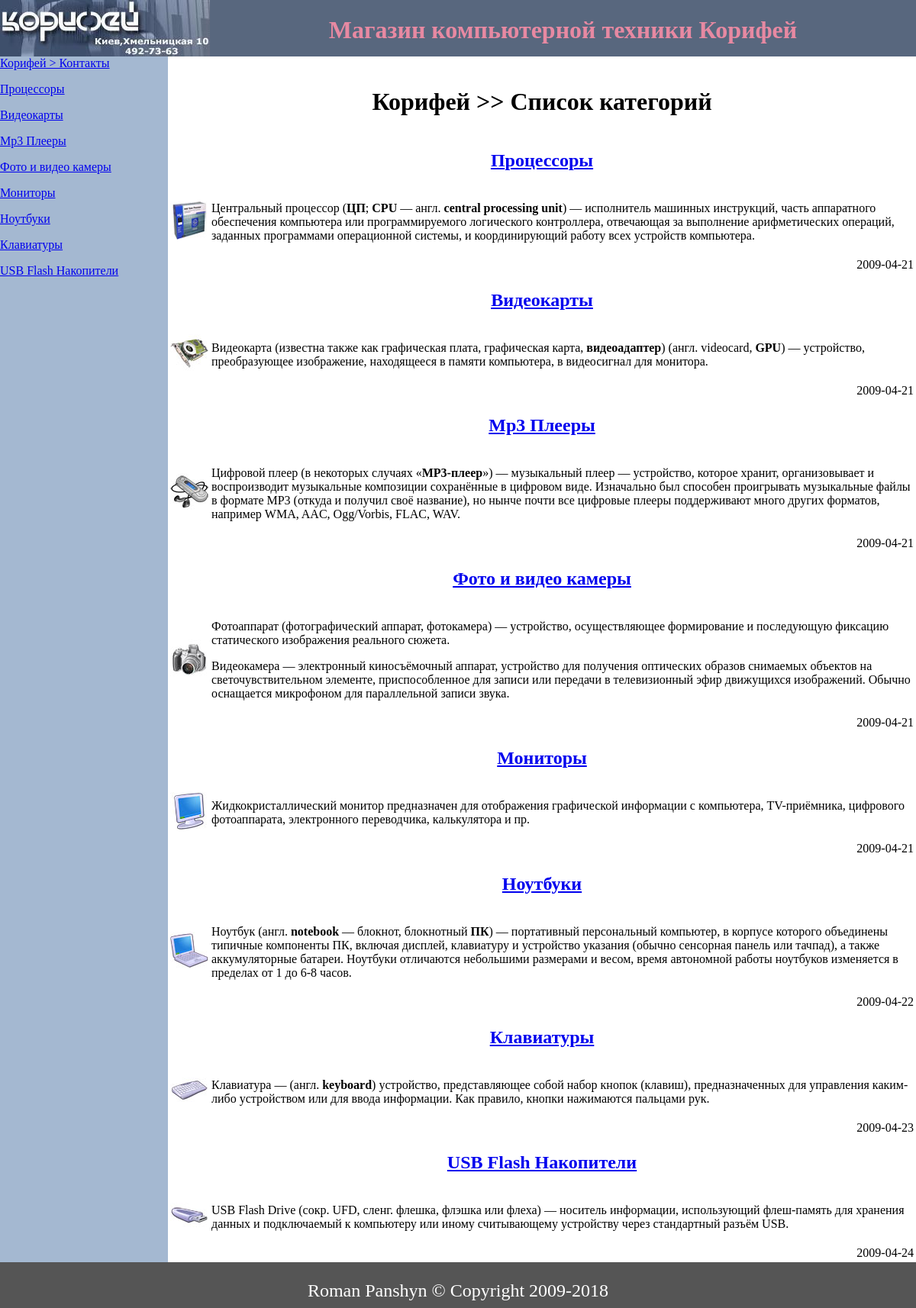
The page / on the database its author committed.
### tables this page shows
CREATE TABLE `webpage` (
  `ParentId` varchar(50) NOT NULL,
  `Id` varchar(50) NOT NULL,
  `Caption` varchar(255) NOT NULL,
  `ShortCaption` varchar(100) NOT NULL,
  `Intro` text NOT NULL,
  `Text` text NOT NULL,
  `Image` varchar(100) NOT NULL,
  `ImageSmall` varchar(100) NOT NULL,
  `Date` date NOT NULL
);

### class.php (the view, shortened to what this page needs)
<?php
class Webpage
{
	 public $Id;
	 public $Caption;
	 public $ShortCaption;
	 public $Intro;
	 public $ImageSmall;
	 public $Date;
	 function __construct($ParentId,$Id,$Caption,$ShortCaption,$Intro,$Text,$Image,$ImageSmall,$Date)
	 {
		$this->Id=$Id;
		$this->Caption=$Caption;
		$this->ShortCaption=$ShortCaption;
		$this->Intro=$Intro;
		$this->ImageSmall=$ImageSmall;
		$this->Date=$Date;
	 }
	 function printCategory()
	 {
		echo "<tr><td colspan=2><h2><a href='index.php?show=".$this->Id."'>".$this->Caption."</a></h2></td></tr>";
		echo "<tr><td><img alt='".$this->Caption."' src='images/".$this->ImageSmall."'></td>";
		echo "<td align='left'>".$this->Intro."</td></tr>";
		echo "<tr><td colspan=2 align='right'>".$this->Date."</td></tr>";
	 }
	 function printMenu()
	 {
		echo "<p><a href='index.php?show=".$this->Id."'>".$this->ShortCaption."</a></p>";
	 }
}
?>

### index.php (shortened to what this page needs)
<?php
require_once 'class.php';
$conn = new PDO('mysql:host=localhost;dbname=Coryphae', 'Roman', 'panshyn');
$conn->setAttribute(PDO::ATTR_ERRMODE, PDO::ERRMODE_EXCEPTION);
$tableWebPage = "WebPage";
$checkadmin = $conn->prepare("SELECT * from Users;");
$checkadmin->execute();
$checkadmin->setFetchMode(PDO::FETCH_ASSOC);
$resultadmin = $checkadmin->fetchAll();
foreach ($resultadmin as $key=>$row)
{
	$login = $row['Login'];
	$pass = $row['Password'];
}
?>
<!DOCTYPE html>
<html>
<head>
  <link rel="stylesheet" type="text/css" href="style.css">
</head>
<body>
<div id='logo'>
<img align='left' border=0 alt='Корифей продажа компьютерной техники' src='images/LogoCoryphae.jpg'>
<h1 align='center'>Магазин компьютерной техники Корифей</h1>
</div>
<div id=bottom>
<p>Roman Panshyn &copy; Copyright 2009-2018</p>
</div>
<?php
if (!isset($_GET['show']))
{
	$products = $conn->prepare("SELECT * FROM $tableWebPage where ParentId='root';");
	$products->execute();
	$products->setFetchMode(PDO::FETCH_ASSOC);
	$result = $products->fetchAll();
	echo "<div id=content>";
	 echo "<h1>Корифей >> Список категорий</h1>";
	 echo "<table width=100% border=0 align=center>";
		if ($_SESSION['login']!=$login or $_SESSION['password']!=$pass)
		{
			foreach($result as $row)
			{
				$obj1 = new Get_List($row);
				$obj1->printCategory();
			}
		}
	 echo "</table>";
	echo "</div>";
	echo "<div id=navig>";
	 echo "<table width=100% border=0 align=left>";
	  echo "<a href='index.php?show=about'>Корифей > Контакты</a>";
		if ($_SESSION['login']!=$login or $_SESSION['password']!=$pass)
		{
			foreach($result as $row)
			{
				$obj1 = new Get_List($row);
				$obj1->printMenu();
			}
		}
	 echo "</table>";
	echo "</div>";
}
?>
</body>
</html>

### style.css (style rules this page uses)
#navig { position:fixed; width:220px; top:74px; bottom:60px; left:0px; background-color:#a4b8d1; display:block; }
#content { position:fixed; overflow:scroll; text-align:center; top:94px; left:220px; right:0px; bottom:60px; display:block; }
#bottom { position:fixed; bottom:0px; height:60px; width:100%; left:0px; right:0px; background-color:#555; display:block; text-align:center; font-size:x-large; font-family: serif, 'Times New Roman', Times; color:white; background-attachment:fixed; }

### rows shown on the page
webpage: Caption "Процессоры", ImageSmall (picture), Intro "Центральный процессор ( ЦП ; CPU — англ. central processing unit ) — исполнитель машинных инструкций, часть аппаратного обеспечения компьютера или программируемого логического контроллера, отвечающая за выполнение арифметических операций, заданных программами операционной системы, и координирующий работу всех устройств компьютера.", Date "2009-04-21", ShortCaption "Процессоры"
webpage: Caption "Видеокарты", ImageSmall (picture), Intro "Видеокарта (известна также как графическая плата, графическая карта, видеоадаптер ) (англ. videocard, GPU ) — устройство, преобразующее изображение, находящееся в памяти компьютера, в видеосигнал для монитора.", Date "2009-04-21", ShortCaption "Видеокарты"
webpage: Caption "Mp3 Плееры", ImageSmall (picture), Intro "Цифровой плеер (в некоторых случаях « MP3-плеер ») — музыкальный плеер — устройство, которое хранит, организовывает и воспроизводит музыкальные композиции сохранённые в цифровом виде. Изначально был способен проигрывать музыкальные файлы в формате MP3 (откуда и получил своё название), но нынче почти все цифровые плееры поддерживают много других форматов, например WMA, AAC, Ogg/Vorbis, FLAC, WAV.", Date "2009-04-21", ShortCaption "Mp3 Плееры"
webpage: Caption "Фото и видео камеры", ImageSmall (picture), Intro "Фотоаппарат (фотографический аппарат, фотокамера) — устройство, осуществляющее формирование и последующую фиксацию статического изображения реального сюжета. Видеокамера — электронный киносъёмочный аппарат, устройство для получения оптических образов снимаемых объектов на светочувствительном элементе, приспособленное для записи или передачи в телевизионный эфир движущихся изображений. Обычно оснащается микрофоном для параллельной записи звука.", Date "2009-04-21", ShortCaption "Фото и видео камеры"
webpage: Caption "Мониторы", ImageSmall (picture), Intro "Жидкокристаллический монитор предназначен для отображения графической информации с компьютера, TV-приёмника, цифрового фотоаппарата, электронного переводчика, калькулятора и пр.", Date "2009-04-21", ShortCaption "Мониторы"
webpage: Caption "Ноутбуки", ImageSmall (picture), Intro "Ноутбук (англ. notebook — блокнот, блокнотный ПК ) — портативный персональный компьютер, в корпусе которого объединены типичные компоненты ПК, включая дисплей, клавиатуру и устройство указания (обычно сенсорная панель или тачпад), а также аккумуляторные батареи. Ноутбуки отличаются небольшими размерами и весом, время автономной работы ноутбуков изменяется в пределах от 1 до 6-8 часов.", Date "2009-04-22", ShortCaption "Ноутбуки"
webpage: Caption "Клавиатуры", ImageSmall (picture), Intro "Клавиатура — (англ. keyboard ) устройство, представляющее собой набор кнопок (клавиш), предназначенных для управления каким-либо устройством или для ввода информации. Как правило, кнопки нажимаются пальцами рук.", Date "2009-04-23", ShortCaption "Клавиатуры"
webpage: Caption "USB Flash Накопители", ImageSmall (picture), Intro "USB Flash Drive (сокр. UFD, сленг. флешка, флэшка или флеха) — носитель информации, использующий флеш-память для хранения данных и подключаемый к компьютеру или иному считывающему устройству через стандартный разъём USB.", Date "2009-04-24", ShortCaption "USB Flash Накопители"
